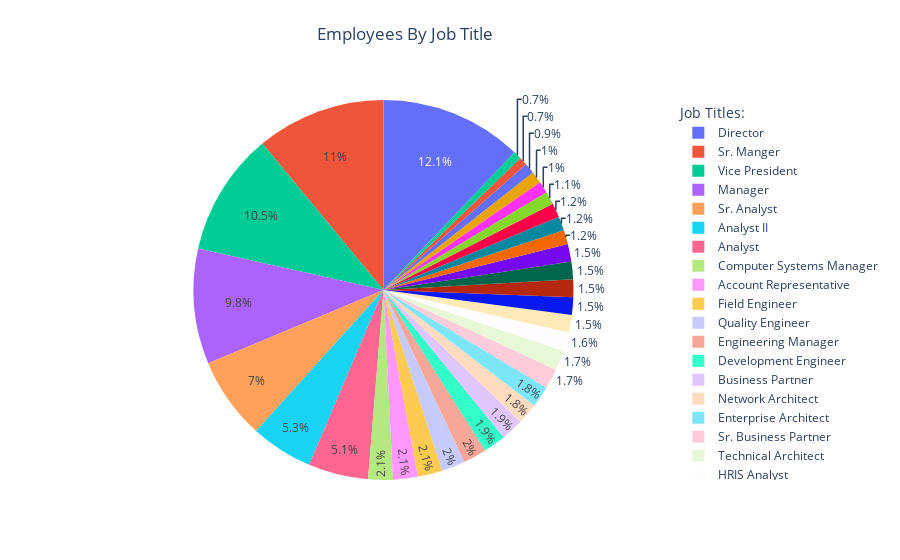

Here is the notebook cell this chart was saved with:
### Code cell
titles = df[df.columns[2]].value_counts().reset_index(name='Count')


fig = go.Figure(data=[go.Pie(labels=titles['Job Title'], values=titles.Count)])
fig.update_layout(
    legend_title='Job Titles:',
    title='Employees By Job Title',
    title_x=.45,
    title_y=.95,
)
fig.show()

### Figure 1 — Plotly figure (JSON) as saved in the notebook; plotly's stock layout.template omitted (floating-point values rounded to 4 significant figures)
{"data": [{"labels": ["Director", "Sr. Manger", "Vice President", "Manager", "Sr. Analyst", "Analyst II", "Analyst", "Computer Systems Manager", "Account Representative", "Field Engineer", "Quality Engineer", "Engineering Manager", "Development Engineer", "Business Partner", "Network Architect", "Enterprise Architect", "Sr. Business Partner", "Technical Architect", "HRIS Analyst", "Cloud Infrastructure Architect", "Controls Engineer", "System Administrator ", "Systems Analyst", "Solutions Architect", "Operations Engineer", "Test Engineer", "IT Systems Architect", "IT Coordinator", "Service Desk Analyst", "Network Administrator", "Sr. Account Representative", "Automation Engineer", "Network Engineer"], "type": "pie", "values": [121, 110, 105, 98, 70, 53, 51, 21, 21, 21, 20, 20, 19, 19, 18, 18, 17, 17, 16, 15, 15, 15, 15, 15, 12, 12, 12, 11, 10, 10, 9, 7, 7]}], "layout": {"legend": {"title": {"text": "Job Titles:"}}, "title": {"text": "Employees By Job Title", "x": 0.45, "y": 0.95}}}
